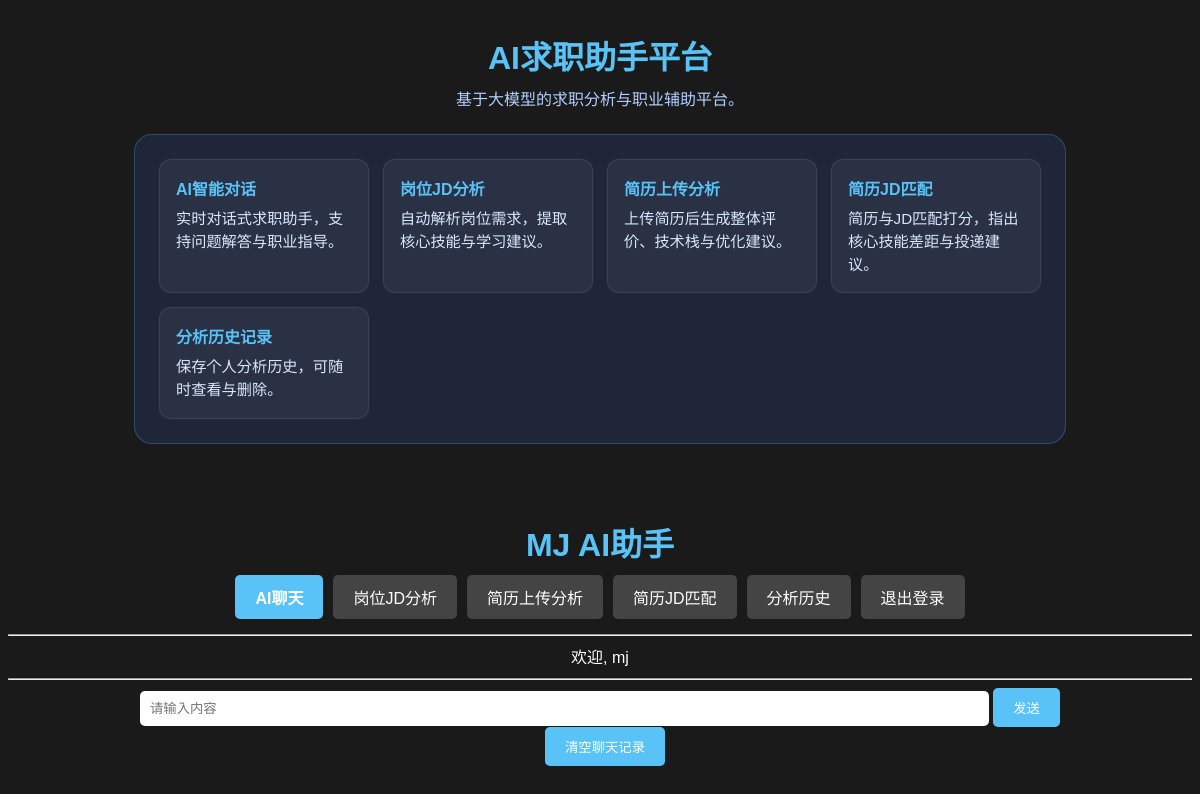
Page / (signed in) on the earlier database version.
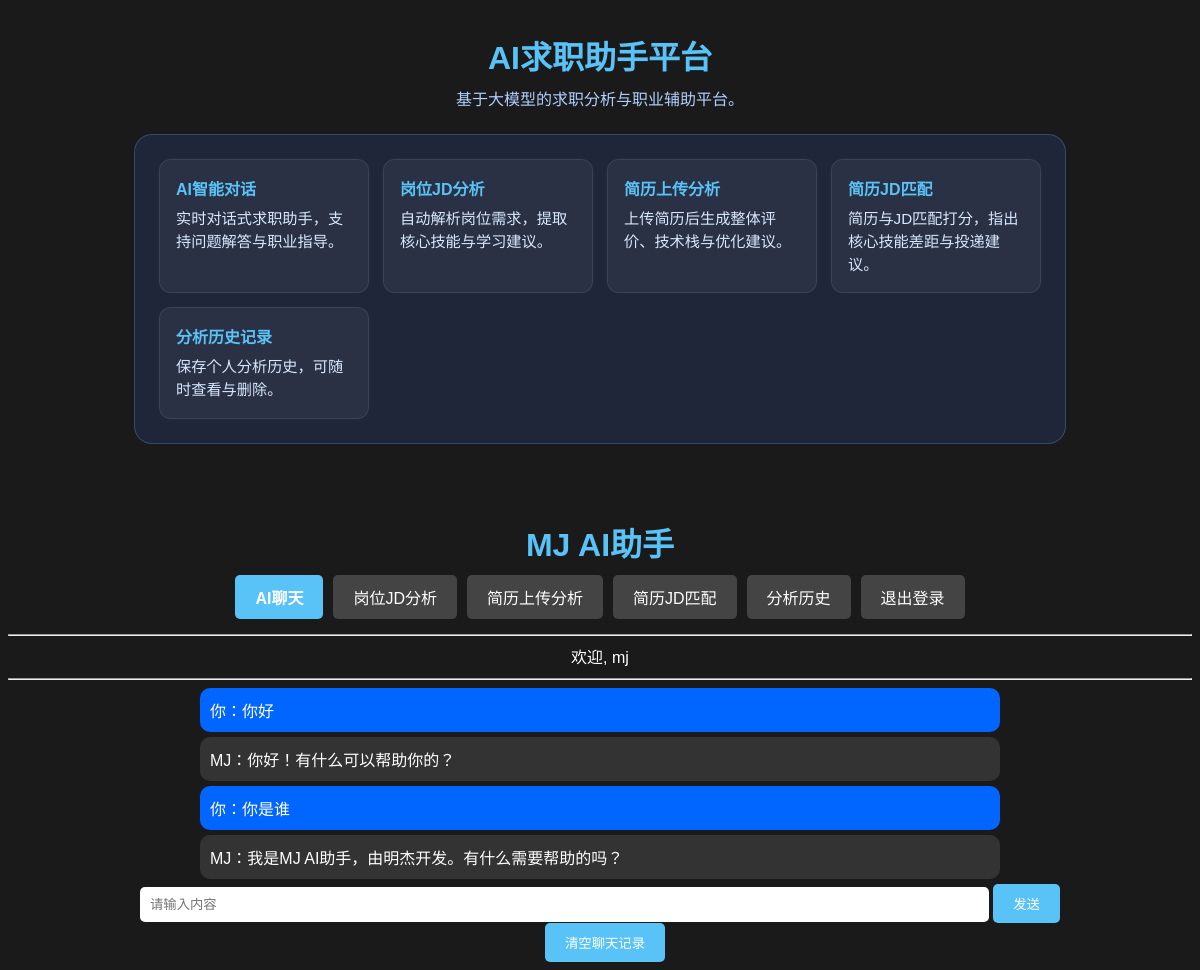
Same page on the later database version.
### tables this page shows
CREATE TABLE messages (
            id INTEGER PRIMARY KEY AUTOINCREMENT,
            user_message TEXT NOT NULL,
            bot_message TEXT NOT NULL,
            created_at TIMESTAMP DEFAULT CURRENT_TIMESTAMP
        , user_id INTEGER);

### app.py (the view, shortened to what this page needs)
@app.route("/", methods=["GET", "POST"])
def home():
    if "user_id" not in session:
        return redirect("/login")
    chat_history = get_messages(session["user_id"])
    return render_template(
        "index.html",
        chat_history=chat_history,
        username=session.get("username")
    )

### app.py (called while the page is built)
def get_messages(user_id):
    conn = sqlite3.connect(DB_NAME)
    cursor = conn.cursor()
    cursor.execute("""
        SELECT user_message, bot_message
        FROM messages
        WHERE user_id = ?
        ORDER BY id ASC
    """, (user_id,))
    rows = cursor.fetchall()
    conn.close()
    chat_history = []
    for row in rows:
        chat_history.append({
            "user": row[0],
            "bot": row[1]
        })
    return chat_history

### templates/index.html (shortened to what this page needs)
<!DOCTYPE html>
<html>
<head>
</head>
<body>
    <div style="max-width: 980px; margin: 0 auto; padding: 24px 16px;">
        <h1 class="hero-title">AI求职助手平台</h1>
        <div class="hero-subtitle">基于大模型的求职分析与职业辅助平台。</div>
        <div class="hero-card">
            <div class="feature-grid">
                <div class="feature-item">
                    <h3>AI智能对话</h3>
                    <p>实时对话式求职助手，支持问题解答与职业指导。</p>
                </div>
                <div class="feature-item">
                    <h3>岗位JD分析</h3>
                    <p>自动解析岗位需求，提取核心技能与学习建议。</p>
                </div>
                <div class="feature-item">
                    <h3>简历上传分析</h3>
                    <p>上传简历后生成整体评价、技术栈与优化建议。</p>
                </div>
                <div class="feature-item">
                    <h3>简历JD匹配</h3>
                    <p>简历与JD匹配打分，指出核心技能差距与投递建议。</p>
                </div>
                <div class="feature-item">
                    <h3>分析历史记录</h3>
                    <p>保存个人分析历史，可随时查看与删除。</p>
                </div>
            </div>
        </div>
    </div>
    <h1>MJ AI助手</h1>
    <div class="navbar">
        <a href="/" class="nav-item active">AI聊天</a>
        <a href="/jd" class="nav-item">岗位JD分析</a>
        <a href="/resume" class="nav-item">简历上传分析</a>
        <a href="/match" class="nav-item">简历JD匹配</a>
        <a href="/history" class="nav-item">分析历史</a>
        <a href="/logout" class="nav-item">退出登录</a>
    </div>
    <hr>
    <div style="margin-bottom: 10px;">
        <span>欢迎, {{ username }}</span>
    </div>
    <hr>
   <div class="chat-box">
    {% for msg in chat_history %}
        <div class="user-msg">
            你：{{ msg.user }}
        </div>
        <div class="assistant-msg">
            MJ：{{ msg.bot }}
        </div>
    {% endfor %}
</div>
    <form method="POST">
        <input type="text" name="user_input" placeholder="请输入内容" onkeydown="if (event.key === 'Enter') this.form.submit();">
        <button type="submit">发送</button>
    </form>
    <form method="POST" action="/clear" style="display:inline-block; margin-left: 10px;">
        <button type="submit">清空聊天记录</button>
    </form>
</body>
</html>

### templates/index.html (style rules this page uses)
body { text-align: center; background-color: #1a1a1a; color: #fff; font-family: Arial, sans-serif; }
h1 { color: #59c3f7; margin-bottom: 4px; }
.hero-title { font-size: 2rem; margin: 0; }
.hero-subtitle { color: #b0cfff; margin: 8px 0 24px; font-size: 1rem; }
.hero-card { width: 90%; max-width: 980px; margin: 0 auto 30px; background: rgba(34, 42, 65, 0.85); border: 1px solid rgba(89, 195, 247, 0.25); border-radius: 18px; padding: 24px; text-align: left; }
.feature-grid { display: grid; grid-template-columns: repeat(auto-fit, minmax(180px, 1fr)); gap: 14px; }
.feature-item { background: rgba(255, 255, 255, 0.05); border: 1px solid rgba(255, 255, 255, 0.08); border-radius: 12px; padding: 16px; box-shadow: 0 0 0 1px rgba(255,255,255,0.02); }
.feature-item h3 { margin: 0 0 8px; color: #59c3f7; font-size: 1rem; }
.feature-item p { margin: 0; color: #d8e8ff; font-size: 0.95rem; line-height: 1.5; }
.chat-box { width: 90%; max-width: 800px; margin: auto; text-align: left; }
.user-msg { background-color: #0066ff; color: #fff; padding: 10px; border-radius: 10px; margin: 5px 0; }
.assistant-msg { background-color: #333; color: #fff; padding: 10px; border-radius: 10px; margin: 5px 0; }
input[type=text] { width: 70%; padding: 10px; border-radius: 5px; border: none; }
button { padding: 10px 20px; border-radius: 5px; border: none; background-color: #59c3f7; color: #fff; cursor: pointer; }
.navbar { display: flex; justify-content: center; gap: 10px; margin: 10px 0 15px 0; flex-wrap: wrap; }
.nav-item { padding: 10px 20px; border-radius: 5px; background-color: #444; color: #fff; text-decoration: none; cursor: pointer; display: inline-block; }
.nav-item.active { background-color: #59c3f7; font-weight: bold; }

Differences in the rows shown:
added messages: user "你好", bot "你好！有什么可以帮助你的？"
added messages: user "你是谁", bot "我是MJ AI助手，由明杰开发。有什么需要帮助的吗？"
